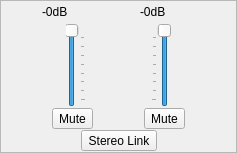
            <widget class="QFrame" name="frame_56">
             <property name="sizePolicy">
              <sizepolicy hsizetype="Expanding" vsizetype="Expanding">
               <horstretch>0</horstretch>
               <verstretch>0</verstretch>
              </sizepolicy>
             </property>
             <property name="frameShape">
              <enum>QFrame::StyledPanel</enum>
             </property>
             <property name="frameShadow">
              <enum>QFrame::Plain</enum>
             </property>
             <layout class="QVBoxLayout" name="verticalLayout_8">
              <property name="spacing">
               <number>1</number>
              </property>
              <property name="margin">
               <number>1</number>
              </property>
              <item>
               <layout class="QHBoxLayout" name="hLayout_56dB">
                <property name="spacing">
                 <number>3</number>
                </property>
                <item>
                 <spacer name="horizontalSpacer_53">
                  <property name="orientation">
                   <enum>Qt::Horizontal</enum>
                  </property>
                  <property name="sizeHint" stdset="0">
                   <size>
                    <width>40</width>
                    <height>20</height>
                   </size>
                  </property>
                 </spacer>
                </item>
                <item>
                 <widget class="QLabel" name="decibel5">
                  <property name="minimumSize">
                   <size>
                    <width>55</width>
                    <height>0</height>
                   </size>
                  </property>
                  <property name="text">
                   <string>-0dB</string>
                  </property>
                 </widget>
                </item>
                <item>
                 <spacer name="horizontalSpacer_34">
                  <property name="orientation">
                   <enum>Qt::Horizontal</enum>
                  </property>
                  <property name="sizeHint" stdset="0">
                   <size>
                    <width>40</width>
                    <height>20</height>
                   </size>
                  </property>
                 </spacer>
                </item>
                <item>
                 <widget class="QLabel" name="decibel6">
                  <property name="minimumSize">
                   <size>
                    <width>55</width>
                    <height>0</height>
                   </size>
                  </property>
                  <property name="text">
                   <string>-0dB</string>
                  </property>
                 </widget>
                </item>
                <item>
                 <spacer name="horizontalSpacer_54">
                  <property name="orientation">
                   <enum>Qt::Horizontal</enum>
                  </property>
                  <property name="sizeHint" stdset="0">
                   <size>
                    <width>40</width>
                    <height>20</height>
                   </size>
                  </property>
                 </spacer>
                </item>
               </layout>
              </item>
              <item>
               <layout class="QHBoxLayout" name="hLayout_56Vol">
                <property name="spacing">
                 <number>0</number>
                </property>
                <item>
                 <spacer name="horizontalSpacer_12">
                  <property name="orientation">
                   <enum>Qt::Horizontal</enum>
                  </property>
                  <property name="sizeHint" stdset="0">
                   <size>
                    <width>40</width>
                    <height>20</height>
                   </size>
                  </property>
                 </spacer>
                </item>
                <item>
                 <widget class="QSlider" name="sldInput5">
                  <property name="sizePolicy">
                   <sizepolicy hsizetype="Fixed" vsizetype="Expanding">
                    <horstretch>0</horstretch>
                    <verstretch>0</verstretch>
                   </sizepolicy>
                  </property>
                  <property name="minimum">
                   <number>-25600</number>
                  </property>
                  <property name="maximum">
                   <number>0</number>
                  </property>
                  <property name="singleStep">
                   <number>1000</number>
                  </property>
                  <property name="pageStep">
                   <number>10000</number>
                  </property>
                  <property name="orientation">
                   <enum>Qt::Vertical</enum>
                  </property>
                  <property name="tickPosition">
                   <enum>QSlider::TicksBelow</enum>
                  </property>
                  <property name="tickInterval">
                   <number>3276</number>
                  </property>
                 </widget>
                </item>
                <item>
                 <spacer name="horizontalSpacer_3">
                  <property name="orientation">
                   <enum>Qt::Horizontal</enum>
                  </property>
                  <property name="sizeHint" stdset="0">
                   <size>
                    <width>40</width>
                    <height>20</height>
                   </size>
                  </property>
                 </spacer>
                </item>
                <item>
                 <widget class="QSlider" name="sldInput6">
                  <property name="sizePolicy">
                   <sizepolicy hsizetype="Fixed" vsizetype="Expanding">
                    <horstretch>0</horstretch>
                    <verstretch>0</verstretch>
                   </sizepolicy>
                  </property>
                  <property name="minimum">
                   <number>-25600</number>
                  </property>
                  <property name="maximum">
                   <number>0</number>
                  </property>
                  <property name="singleStep">
                   <number>1000</number>
                  </property>
                  <property name="pageStep">
                   <number>10000</number>
                  </property>
                  <property name="orientation">
                   <enum>Qt::Vertical</enum>
                  </property>
                  <property name="tickPosition">
                   <enum>QSlider::TicksAbove</enum>
                  </property>
                  <property name="tickInterval">
                   <number>3276</number>
                  </property>
                 </widget>
                </item>
                <item>
                 <spacer name="horizontalSpacer_27">
                  <property name="orientation">
                   <enum>Qt::Horizontal</enum>
                  </property>
                  <property name="sizeHint" stdset="0">
                   <size>
                    <width>40</width>
                    <height>20</height>
                   </size>
                  </property>
                 </spacer>
                </item>
               </layout>
              </item>
              <item>
               <layout class="QHBoxLayout" name="hLayout_56Mute">
                <property name="spacing">
                 <number>0</number>
                </property>
                <item>
                 <spacer name="horizontalSpacer_28">
                  <property name="orientation">
                   <enum>Qt::Horizontal</enum>
                  </property>
                  <property name="sizeHint" stdset="0">
                   <size>
                    <width>40</width>
                    <height>20</height>
                   </size>
                  </property>
                 </spacer>
                </item>
                <item>
                 <widget class="QToolButton" name="muteButton5">
                  <property name="text">
                   <string>Mute</string>
                  </property>
                  <property name="checkable">
                   <bool>true</bool>
                  </property>
                 </widget>
                </item>
                <item>
                 <spacer name="horizontalSpacer_17">
                  <property name="orientation">
                   <enum>Qt::Horizontal</enum>
                  </property>
                  <property name="sizeHint" stdset="0">
                   <size>
                    <width>40</width>
                    <height>20</height>
                   </size>
                  </property>
                 </spacer>
                </item>
                <item>
                 <widget class="QToolButton" name="muteButton6">
                  <property name="text">
                   <string>Mute</string>
                  </property>
                  <property name="checkable">
                   <bool>true</bool>
                  </property>
                 </widget>
                </item>
                <item>
                 <spacer name="horizontalSpacer_41">
                  <property name="orientation">
                   <enum>Qt::Horizontal</enum>
                  </property>
                  <property name="sizeHint" stdset="0">
                   <size>
                    <width>40</width>
                    <height>20</height>
                   </size>
                  </property>
                 </spacer>
                </item>
               </layout>
              </item>
              <item>
               <layout class="QHBoxLayout" name="hLayout_56Stereo">
                <property name="spacing">
                 <number>0</number>
                </property>
                <item>
                 <spacer name="horizontalSpacer_42">
                  <property name="orientation">
                   <enum>Qt::Horizontal</enum>
                  </property>
                  <property name="sizeHint" stdset="0">
                   <size>
                    <width>40</width>
                    <height>20</height>
                   </size>
                  </property>
                 </spacer>
                </item>
                <item>
                 <widget class="QToolButton" name="linkButton56">
                  <property name="text">
                   <string>Stereo Link</string>
                  </property>
                  <property name="checkable">
                   <bool>true</bool>
                  </property>
                 </widget>
                </item>
                <item>
                 <spacer name="horizontalSpacer_57">
                  <property name="orientation">
                   <enum>Qt::Horizontal</enum>
                  </property>
                  <property name="sizeHint" stdset="0">
                   <size>
                    <width>40</width>
                    <height>20</height>
                   </size>
                  </property>
                 </spacer>
                </item>
               </layout>
              </item>
             </layout>
            </widget>
